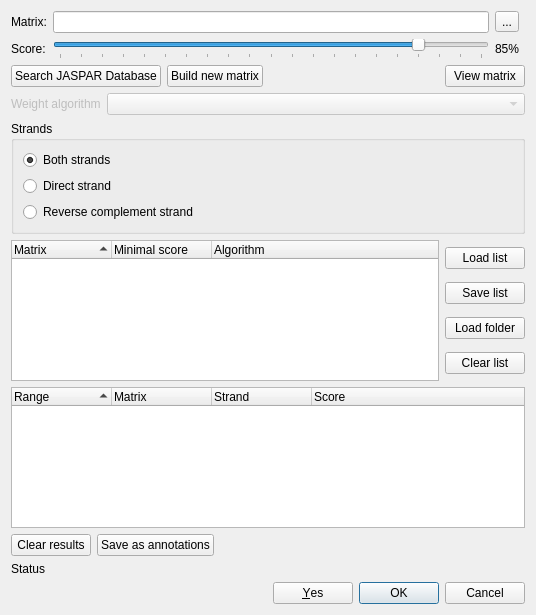
<?xml version="1.0" encoding="UTF-8"?>
<ui version="4.0">
 <class>PWMSearchDialog</class>
 <widget class="QDialog" name="PWMSearchDialog">
  <property name="geometry">
   <rect>
    <x>0</x>
    <y>0</y>
    <width>536</width>
    <height>615</height>
   </rect>
  </property>
  <property name="minimumSize">
   <size>
    <width>536</width>
    <height>575</height>
   </size>
  </property>
  <property name="windowTitle">
   <string>Weight Matrix Search</string>
  </property>
  <layout class="QVBoxLayout" name="verticalLayout_3">
   <property name="sizeConstraint">
    <enum>QLayout::SetMinAndMaxSize</enum>
   </property>
   <item>
    <layout class="QGridLayout" name="gridLayout">
     <item row="0" column="0">
      <widget class="QLabel" name="label">
       <property name="text">
        <string>Matrix:</string>
       </property>
      </widget>
     </item>
     <item row="0" column="1">
      <widget class="QLineEdit" name="modelFileEdit">
       <property name="readOnly">
        <bool>true</bool>
       </property>
      </widget>
     </item>
     <item row="0" column="2">
      <widget class="QToolButton" name="pbSelectModelFile">
       <property name="text">
        <string>...</string>
       </property>
      </widget>
     </item>
     <item row="1" column="0">
      <widget class="QLabel" name="scoreLabel">
       <property name="toolTip">
        <string>Minimal score</string>
       </property>
       <property name="text">
        <string>Score:</string>
       </property>
      </widget>
     </item>
     <item row="1" column="1">
      <widget class="QSlider" name="scoreSlider">
       <property name="maximum">
        <number>100</number>
       </property>
       <property name="value">
        <number>85</number>
       </property>
       <property name="orientation">
        <enum>Qt::Horizontal</enum>
       </property>
       <property name="tickPosition">
        <enum>QSlider::TicksBelow</enum>
       </property>
       <property name="tickInterval">
        <number>5</number>
       </property>
      </widget>
     </item>
     <item row="1" column="2">
      <widget class="QLabel" name="scoreValueLabel">
       <property name="minimumSize">
        <size>
         <width>30</width>
         <height>0</height>
        </size>
       </property>
       <property name="text">
        <string>85%</string>
       </property>
      </widget>
     </item>
    </layout>
   </item>
   <item>
    <layout class="QHBoxLayout" name="horizontalLayout_4">
     <item>
      <widget class="QPushButton" name="jasparButton">
       <property name="text">
        <string>Search JASPAR Database</string>
       </property>
      </widget>
     </item>
     <item>
      <widget class="QPushButton" name="buildButton">
       <property name="text">
        <string>Build new matrix</string>
       </property>
      </widget>
     </item>
     <item>
      <spacer name="horizontalSpacer_5">
       <property name="orientation">
        <enum>Qt::Horizontal</enum>
       </property>
       <property name="sizeHint" stdset="0">
        <size>
         <width>40</width>
         <height>20</height>
        </size>
       </property>
      </spacer>
     </item>
     <item>
      <widget class="QPushButton" name="viewMatrixButton">
       <property name="text">
        <string>View matrix</string>
       </property>
      </widget>
     </item>
    </layout>
   </item>
   <item>
    <layout class="QHBoxLayout" name="horizontalLayout_2" stretch="0,1">
     <item>
      <widget class="QLabel" name="algorithmLabel">
       <property name="enabled">
        <bool>false</bool>
       </property>
       <property name="text">
        <string>Weight algorithm</string>
       </property>
      </widget>
     </item>
     <item>
      <widget class="QComboBox" name="algorithmCombo">
       <property name="enabled">
        <bool>false</bool>
       </property>
      </widget>
     </item>
    </layout>
   </item>
   <item>
    <layout class="QHBoxLayout" name="horizontalLayout_8" stretch="0,1">
     <item>
      <layout class="QVBoxLayout" name="verticalLayout">
       <item>
        <widget class="QGroupBox" name="bgStrand">
         <property name="sizePolicy">
          <sizepolicy hsizetype="Minimum" vsizetype="Minimum">
           <horstretch>0</horstretch>
           <verstretch>0</verstretch>
          </sizepolicy>
         </property>
         <property name="title">
          <string>Strands</string>
         </property>
         <layout class="QVBoxLayout" name="verticalLayout_2">
          <item>
           <widget class="QRadioButton" name="rbBoth">
            <property name="text">
             <string>Both strands</string>
            </property>
            <property name="checked">
             <bool>true</bool>
            </property>
           </widget>
          </item>
          <item>
           <widget class="QRadioButton" name="rbDirect">
            <property name="toolTip">
             <string/>
            </property>
            <property name="whatsThis">
             <string>Direct strand</string>
            </property>
            <property name="text">
             <string>Direct strand</string>
            </property>
            <property name="shortcut">
             <string/>
            </property>
            <property name="checked">
             <bool>false</bool>
            </property>
           </widget>
          </item>
          <item>
           <widget class="QRadioButton" name="rbComplement">
            <property name="toolTip">
             <string/>
            </property>
            <property name="whatsThis">
             <string>Reverse complement strand</string>
            </property>
            <property name="text">
             <string>Reverse complement strand</string>
            </property>
            <property name="shortcut">
             <string/>
            </property>
           </widget>
          </item>
         </layout>
        </widget>
       </item>
      </layout>
     </item>
     <item>
      <layout class="QHBoxLayout" name="rangeSelectorLayout"/>
     </item>
    </layout>
   </item>
   <item>
    <layout class="QHBoxLayout" name="horizontalLayout_9">
     <property name="sizeConstraint">
      <enum>QLayout::SetMinAndMaxSize</enum>
     </property>
     <item>
      <widget class="QTreeWidget" name="tasksTree">
       <property name="rootIsDecorated">
        <bool>false</bool>
       </property>
       <property name="itemsExpandable">
        <bool>true</bool>
       </property>
       <property name="sortingEnabled">
        <bool>true</bool>
       </property>
       <column>
        <property name="text">
         <string>Matrix</string>
        </property>
       </column>
       <column>
        <property name="text">
         <string>Minimal score</string>
        </property>
       </column>
       <column>
        <property name="text">
         <string>Algorithm</string>
        </property>
       </column>
      </widget>
     </item>
     <item>
      <layout class="QVBoxLayout" name="verticalLayout_4">
       <property name="sizeConstraint">
        <enum>QLayout::SetMinAndMaxSize</enum>
       </property>
       <item>
        <widget class="QPushButton" name="loadListButton">
         <property name="text">
          <string>Load list</string>
         </property>
        </widget>
       </item>
       <item>
        <widget class="QPushButton" name="saveListButton">
         <property name="text">
          <string>Save list</string>
         </property>
        </widget>
       </item>
       <item>
        <widget class="QPushButton" name="loadFolderButton">
         <property name="text">
          <string>Load folder</string>
         </property>
        </widget>
       </item>
       <item>
        <widget class="QPushButton" name="clearListButton">
         <property name="text">
          <string>Clear list</string>
         </property>
        </widget>
       </item>
      </layout>
     </item>
    </layout>
   </item>
   <item>
    <widget class="QTreeWidget" name="resultsTree">
     <property name="rootIsDecorated">
      <bool>false</bool>
     </property>
     <property name="sortingEnabled">
      <bool>true</bool>
     </property>
     <property name="columnCount">
      <number>4</number>
     </property>
     <column>
      <property name="text">
       <string>Range</string>
      </property>
     </column>
     <column>
      <property name="text">
       <string>Matrix</string>
      </property>
     </column>
     <column>
      <property name="text">
       <string>Strand</string>
      </property>
     </column>
     <column>
      <property name="text">
       <string>Score</string>
      </property>
     </column>
    </widget>
   </item>
   <item>
    <layout class="QHBoxLayout" name="horizontalLayout_3">
     <item>
      <widget class="QPushButton" name="pbClear">
       <property name="text">
        <string>Clear results</string>
       </property>
      </widget>
     </item>
     <item>
      <widget class="QPushButton" name="pbSaveAnnotations">
       <property name="text">
        <string>Save as annotations</string>
       </property>
      </widget>
     </item>
     <item>
      <spacer name="horizontalSpacer">
       <property name="orientation">
        <enum>Qt::Horizontal</enum>
       </property>
       <property name="sizeHint" stdset="0">
        <size>
         <width>40</width>
         <height>20</height>
        </size>
       </property>
      </spacer>
     </item>
    </layout>
   </item>
   <item>
    <layout class="QHBoxLayout" name="horizontalLayout_7">
     <item>
      <widget class="QLabel" name="statusLabel">
       <property name="text">
        <string>Status</string>
       </property>
      </widget>
     </item>
    </layout>
   </item>
   <item>
    <widget class="QDialogButtonBox" name="buttonBox">
     <property name="standardButtons">
      <set>QDialogButtonBox::Cancel|QDialogButtonBox::Ok|QDialogButtonBox::Yes</set>
     </property>
    </widget>
   </item>
  </layout>
 </widget>
 <resources/>
 <connections/>
</ui>
